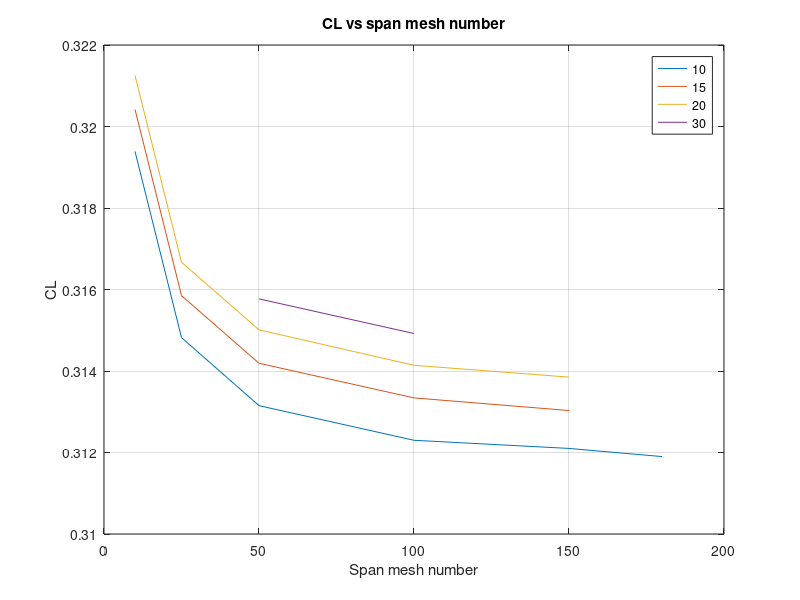
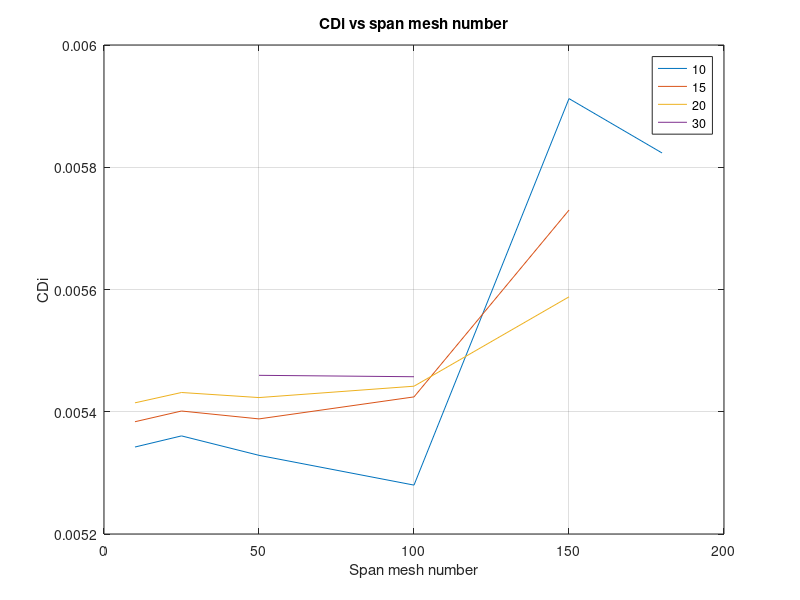

MATLAB code to generate these figures, in order:
%data processing for AVL

%nChord = [10]
nSpan = [10,25,50,100,150,180];

CL = [0.31939, 0.31482,0.31315,0.31230,0.3121,0.31190];

CD = [0.0053423, 0.0053605,0.0053287,0.0052800,0.0059123,0.0058234];

%nChord = [15]
nSpan1 = [10,25,50,100,150];

CL1 = [0.32042,0.31585,0.31419,0.31334,0.31303];

CD1 = [0.0053837,0.0054012,0.0053883,0.0054243,0.0057299];

%nChord = [20]
nSpan2 = [10,25,50,100,150];

CL2 = [0.32125,0.31667,0.31501,0.31414,0.31385];

CD2 = [0.0054146,0.0054315,0.0054232,0.0054418,0.0055880];

%nChord = [30]
nSpan3 = [50,100];

CL3 = [0.31577,0.31492];

CD3 = [0.0054596,0.0054573];

figure(1)
plot(nSpan, CL);
hold on
plot(nSpan1,CL1);
hold on
plot(nSpan2,CL2);
hold on
plot(nSpan3, CL3);
title("CL vs span mesh number");
legend("10","15","20","30")
grid on
xlabel("Span mesh number");
ylabel("CL");
hold off;

figure(2)
plot(nSpan, CD);
hold on
plot(nSpan1,CD1);
hold on
plot(nSpan2,CD2);
hold on
plot(nSpan3, CD3);
legend("10","15","20","30")
grid on
xlabel("Span mesh number");
title("CDi vs span mesh number");
ylabel("CDi");
hold off;


